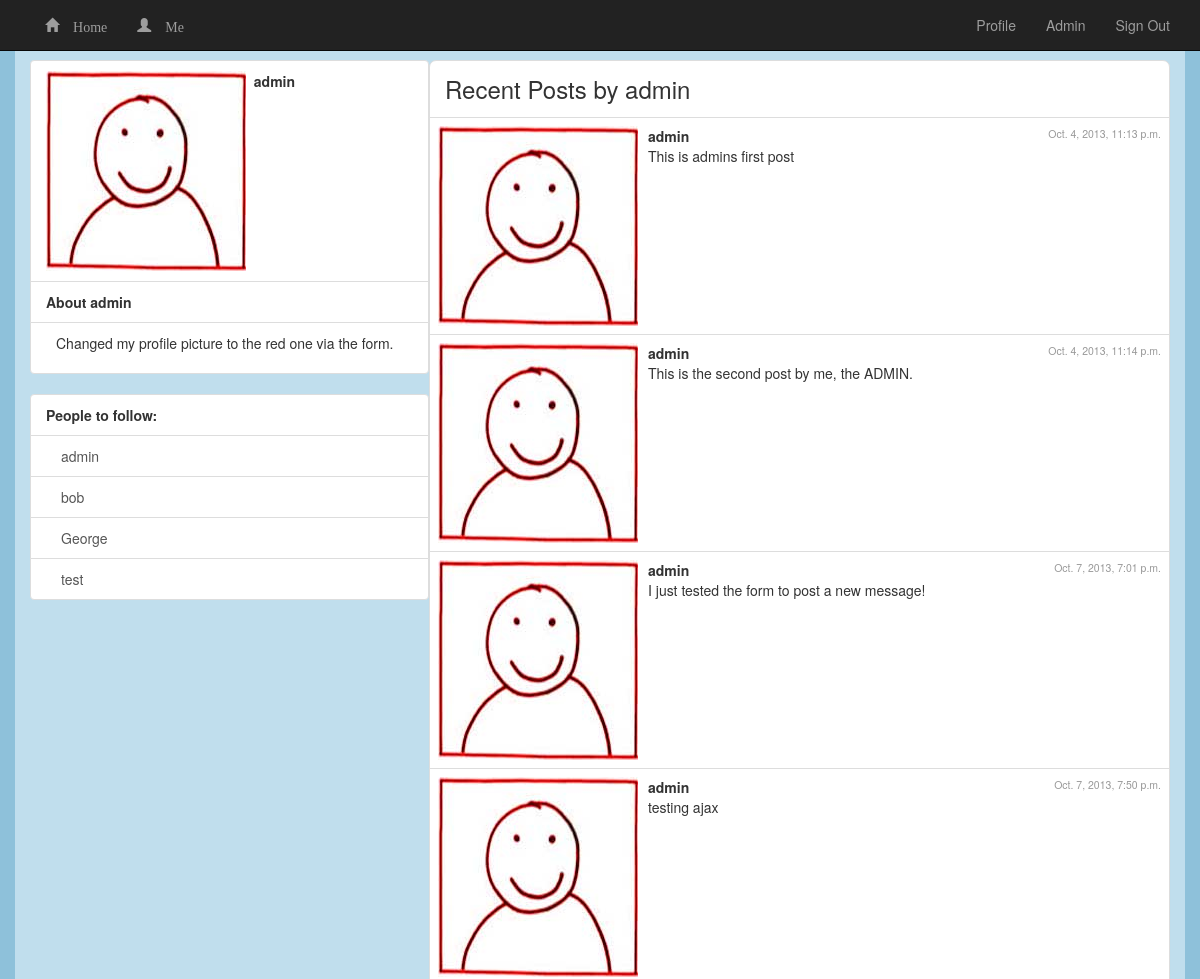
/detail/1/ (signed in, upper part), run on an earlier commit of the app's database.
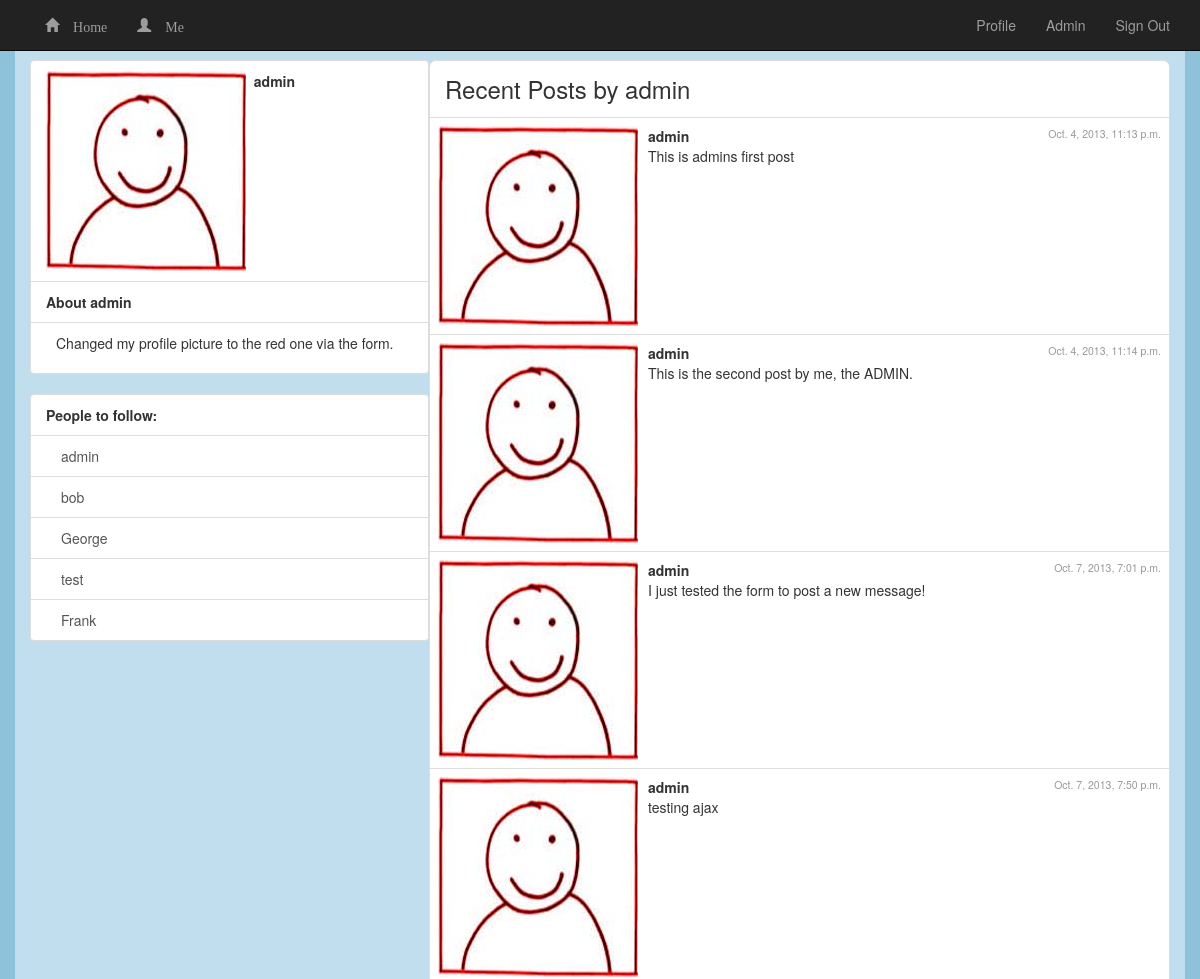
And on a later commit of the database.
### microblog/models.py (models this page shows)
class Profile(models.Model):
	user = models.ForeignKey(User)
	bio = models.TextField()
	pic = ImageField(upload_to='profile_pictures/')
	following = models.ManyToManyField('Profile', blank=True, null=True)
	def __unicode__(self):
		return self.user.username

class Post(models.Model):
	profile = models.ForeignKey(Profile)
	message = models.CharField(max_length=140)
	pub_date = models.DateTimeField(auto_now_add=True)
	def __unicode__(self):
		return self.message

### microblog/views.py (the view)
# urls.py: url(r'^detail/(?P<user>\d+)/$', views.detail, name='detail'),
@login_required
def detail(request, user):
	latestPosts = Post.objects.all().filter(profile=user)
	profile = get_object_or_404(Profile, user=user)
	context = {
		'profile': profile,
		'latestPosts': latestPosts,
	}
	return render(request, 'microblog/detail.html', context)

### microblog/templatetags/follow.py (called while the page is built)
@register.inclusion_tag('microblog/follow.html', takes_context = True)
def listProfiles(context):
	profileList = Profile.objects.all()
	profiles = []
	for profile in profileList:
		profiles.append(profile)
	return {'profiles': profiles}

### microblog/templates/microblog/detail.html (shortened to what this page needs)
{% extends 'base.html' %}
{% load thumbnail %}
{% load follow %}
{% block content %}
	<table cellpadding="5" width="100%">
		<tr>
			<td valign="top" width="35%">
				<div class="list-group">
					<div class="list-group-item">
						<div class="clearfix">
							<div class="pull-left">
							{% thumbnail profile.pic "50x50" crop="bottom" as image %}
								<img src="{{ image.url }}" width="{{ image.width }}" height="{{ image.height }}">
							{% empty %}
								<img src="/media/profile_pictures/generic-profile-pic.jpg" width="50" height="50" />
							{% endthumbnail %}
							</div>
							<div class="pull-left">
								<strong> &nbsp; {{ profile.user }}</strong>
							</div>
						</div>
					</div>
					<div class="list-group-item">
						<strong>About {{ profile.user }}</strong>
					</div>
					<div class="list-group-item">
						<p style="margin-left: 10px">
							{{ profile.bio }}
						</p>
					</div>
				</div>
				{% listProfiles %}
			</td>
			<td valign="top">
				<div class="panel panel-default">
					<div class="panel-body">
						<h3>Recent Posts by {{ profile.user }}</h3>
					</div>
					<table class="table">
{% for post in latestPosts %}
	<tr>
		<td>
			<div class="clearfix">
				<div class="pull-left">
					{% thumbnail post.profile.pic "50x50" crop="center" as image %}
						<img src="{{ image.url }}">
					{% empty %}
						<img src="/media/profile_pictures/generic-profile-pic.jpg" width="50" height="50" />
					{% endthumbnail %}
				</div>
				<div class="pull-left" style="padding-left: 10px">
					<div>
						<strong>{{ post.profile.user }}</strong>
					</div>
					<div>
						{{ post }}
					</div>
				</div>
				<div class="pull-right">
					<span style="color: #999999; font-size: .75em;" class="pull-right">{{ post.pub_date }}</span>
				</div>
			</div>
		</td>
	</tr>
{% endfor %}
					</table>
				</div>
			</td>
		</tr>
	</table>
{% endblock %}

### microblog/templates/microblog/follow.html
<div class="list-group">
	<div class="list-group-item">
		<strong>People to follow:</strong>
	</div>
{% for profile in profiles %}
<a style="padding-left: 30px" class="list-group-item" href="{% url 'microblog:follow' profile.id %}">{{ profile }}</a>
{% endfor %}
</div>

What changed in the data, as far as the page shows it:
added Profile: user.username "Frank"
